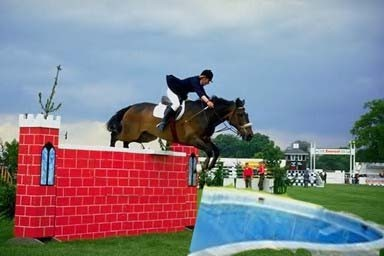
#> input picture results/resaved_image.jpg, 384 x 256 px
$ python ela.py results/resaved_image.jpg 5
#> lines starting #> are read from the running program, lines starting #| are printed output that depends on the picture
import os, sys
import numpy as np
from PIL import Image, ImageChops, ImageEnhance, ImageDraw

# converts input image to ela applied image
def convert_to_ela_image(path, quality):

#> called with path = 'results/resaved_image.jpg', quality = 5
    original_image = Image.open(path).convert("RGB")
#> original_image is the input picture: PIL image 384x256 RGB; mean R, G, B 134.6, 130.4, 140.8

    # resaving input image at the desired quality
    resaved_file_name = "results/resaved_image.jpg"  # predefined filename for resaved image
    original_image.save(resaved_file_name, "JPEG", quality=quality)
    resaved_image = Image.open(resaved_file_name)
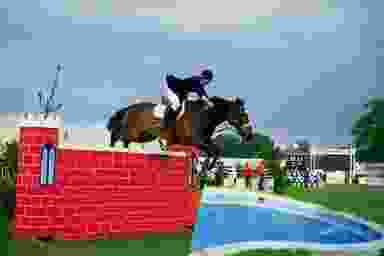
#> resaved_image: PIL image 384x256 RGB; mean R, G, B 133.5, 131.1, 140.9

    # pixel difference between original and resaved image
    ela_image = ImageChops.difference(original_image, resaved_image)
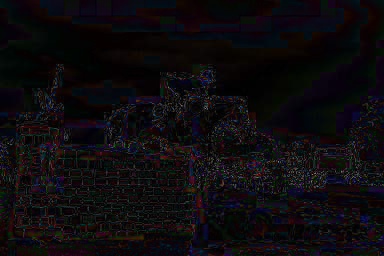
#> ela_image: PIL image 384x256 RGB; mean R, G, B 13.5, 11, 13.5

    # scaling factors are calculated from pixel extremas
    extrema = ela_image.getextrema()
#> extrema = ((0, 145), (0, 139), (0, 158))
    max_difference = max([pix[1] for pix in extrema])
#> max_difference = 158
    if max_difference == 0:
        max_difference = 1
    scale = 350.0 / max_difference
#> scale = 2.22

    # enhancing elaimage to brighten the pixels
    ela_image = ImageEnhance.Brightness(ela_image).enhance(scale)
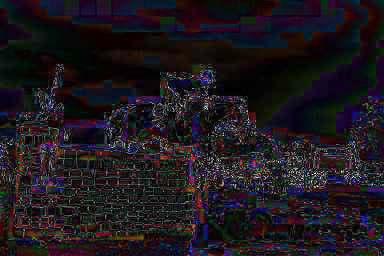
#> ela_image: PIL image 384x256 RGB; mean R, G, B 29.4, 23.9, 29.5

    ela_image.save("ela_image.png")
    return ela_image

# [56 lines left out: functions convert_to_ela_image_gray, adaptive_threshold, dynamic_thresholding, highlight_forged_areas, not called in this run]

if __name__ == "__main__":
    file_path = sys.argv[1]
    quality = int(sys.argv[2])
    convert_to_ela_image(file_path, quality).show()
